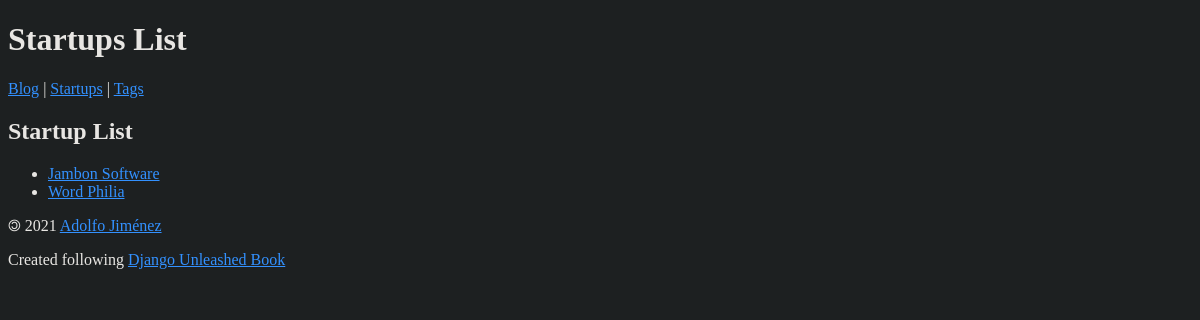
/startup/, run on an earlier commit of the app's database.
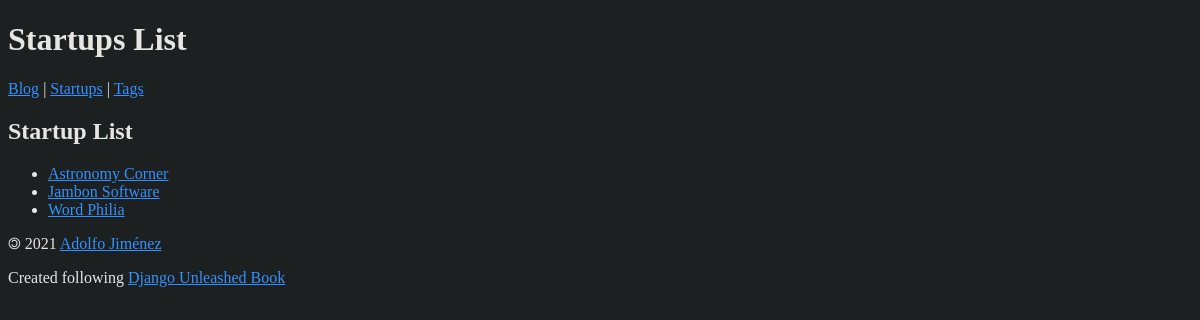
And on a later commit of the database.
### organizer/models.py (models this page shows, shortened)
class Startup(models.Model):
    name         = models.CharField(max_length=31)
    slug         = models.SlugField()
    description  = models.TextField()
    founded_date = models.DateField()
    contact      = models.EmailField(max_length=254)
    website      = models.URLField()
    tags         = models.ManyToManyField(Tag)
    class Meta:
        ordering      = ['name']
        get_latest_by = 'founded_date'
    def get_reversed_url(self, path_name):
        return reverse(
            path_name,
            kwargs={'slug': self.slug}
        )
    def get_absolute_url(self):
        return self.get_reversed_url(path_name='startup_detail')

### organizer/views.py (the view)
# urls.py: path('startup/', startup_list, name='startup_list'),
def startup_list(request):
    template_name = 'organizer/startup_list.html'
    context       = {'startup_list': Startup.objects.all()}
    return render(request, template_name, context)

### organizer/templates/organizer/startup_list.html (shortened to what this page needs)
{% extends parent_template|default:"organizer/base_organizer.html" %}
{% block heading %}
<h1>Startups List</h1>
{% endblock %}
{% block content %}
<h2>Startup List</h2>
<ul>
	{% for startup in startup_list %}
	<li>
		<a href="{{ startup.get_absolute_url }}">
			{{ startup.name }}
		</a>
	</li>
	{% empty %}
	<li><em>There are no startups availables.</em></li>
	{% endfor %}
</ul>
{% endblock %}

What changed in the data, as far as the page shows it:
added Startup: name "Astronomy Corner"
